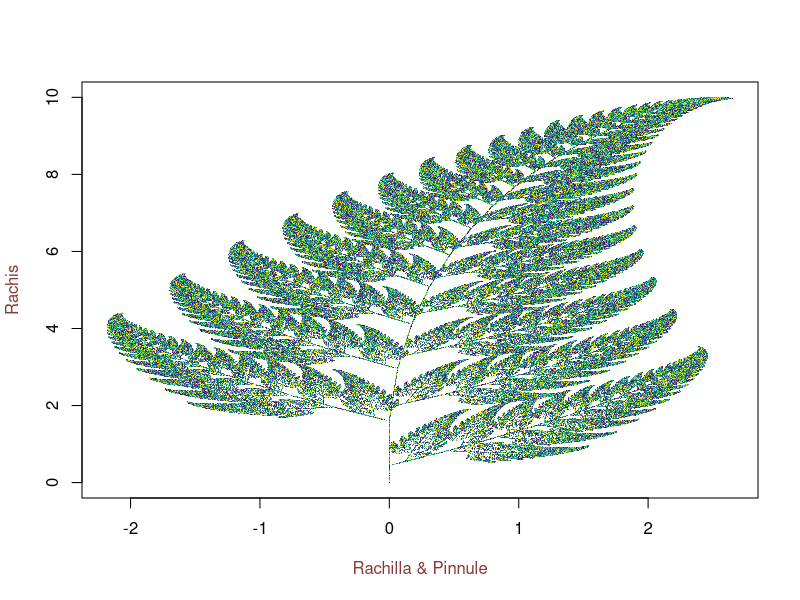

This figure's R source:
library(viridis) #just for colouring purpose

max_itr<-1000000 #number of iterations
color <- viridis::viridis(40) #color palette

x <- rep(0, times=max_itr) #make vector of 0s
y <- x #copy the vector

for (n in 2:(max_itr)) { #run the iteration to get next points
  
  rand_num=runif(1, 0, 100) #generate a random number between 0-100
  # starting at x = 0, y = 0
  #f1: xn+1 = 0 (chosen 1% of the time)
  #    yn+1 = 0.16 yn
  #f2: xn+1 = -0.15 xn + 0.28 yn (chosen 7% of the time)
  #    yn+1 = 0.26 xn + 0.24 yn + 0.44
  #f3: xn+1 = 0.2 xn - 0.26 yn (chosen 14% of the time)
  #    yn+1 = 0.23 xn + 0.22 yn + 1.6
  #f4: xn+1 = 0.85 xn + 0.04 yn (chosen 85% of the time)
  #    yn+1 = -0.04 xn + 0.85 yn + 1.6
  
  # I have subtracted 1 at every iteration from n so I dont have to add
  # 1 to f(x), basically subtracted from both sides
  
  if (rand_num < 1) { 
    x[n]<- 0
    y[n]<- 0.16*y[n-1]
  }
  else if (rand_num < 7){
    x[n]<- -0.15*x[n-1]+0.28*y[n-1]
    y[n]<- 0.26*x[n-1]+0.24*y[n-1]+0.44
  }
  else if (rand_num < 14){
    x[n]<- 0.2*x[n-1]-0.26*y[n-1]
    y[n]<- 0.23*x[n-1]+0.22*y[n-1]+1.6
  }
  else {
    x[n]<- 0.85*x[n-1]+0.04*y[n-1]
    y[n]<- -0.04*x[n-1]+0.85*y[n-1]+1.6
  }
  
}

#Saving the plot
png(filename="fern.png", bg= "floralwhite",height = 1920, width = 1080, units = "px", res= 150) 
plot(x,y, pch='.', xlab= "", ylab = "", col= color)
title(xlab = "Rachilla & Pinnule", ylab = "Rachis", col.lab ="indianred4")

dev.off()
